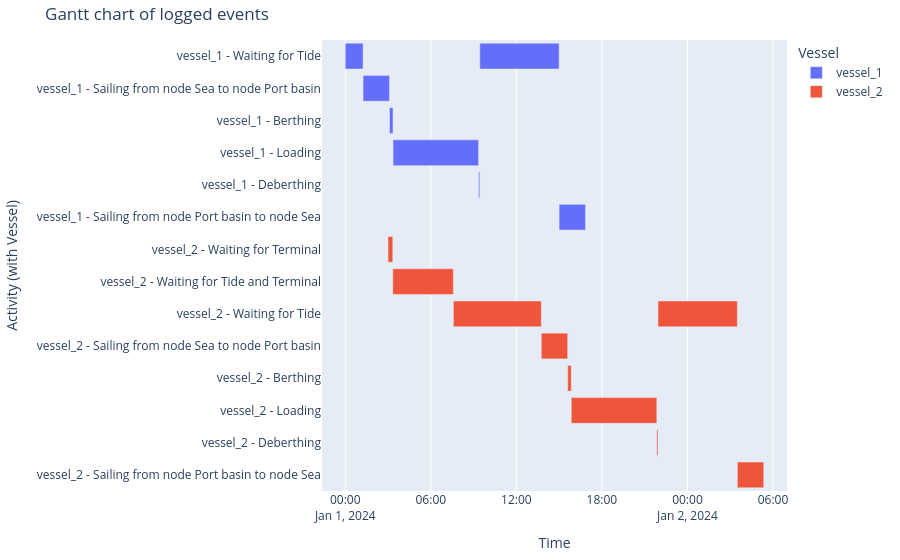

Source (notebook cell):
### Markdown cell above
##### Vessel processes
And the Gantt chart

### Code cell
df_eventtable = logbook2eventtable([vessel_1, vessel_2])
generate_vessel_gantt_chart(df_eventtable)

### Figure 1 — Plotly figure (JSON) as saved in the notebook; plotly's stock layout.template omitted (floating-point values rounded to 4 significant figures)
{"data": [{"base": ["2024-01-01T00:00:00.000000", "2024-01-01T01:15:00.000000", "2024-01-01T03:06:07.000000", "2024-01-01T03:21:07.000000", "2024-01-01T09:21:07.000000", "2024-01-01T09:26:07.000000", "2024-01-01T15:00:00.000000"], "hovertemplate": "object name=vessel_1<br>start time=%{base}<br>stop time=%{x}<br>activity label=%{y}<extra></extra>", "legendgroup": "vessel_1", "marker": {"color": "#636efa", "pattern": {"shape": ""}}, "name": "vessel_1", "orientation": "h", "showlegend": true, "textposition": "auto", "type": "bar", "x": [4500000, 6667000, 900000, 21600000, 300000, 20033000, 6667000], "xaxis": "x", "y": ["vessel_1 - Waiting for Tide", "vessel_1 - Sailing from node Sea to node Port basin", "vessel_1 - Berthing", "vessel_1 - Loading", "vessel_1 - Deberthing", "vessel_1 - Waiting for Tide", "vessel_1 - Sailing from node Port basin to node Sea"], "yaxis": "y"}, {"base": ["2024-01-01T03:00:00.000000", "2024-01-01T03:20:00.000000", "2024-01-01T07:35:00.000000", "2024-01-01T13:45:00.000000", "2024-01-01T15:36:07.000000", "2024-01-01T15:51:07.000000", "2024-01-01T21:51:07.000000", "2024-01-01T21:56:07.000000", "2024-01-02T03:30:00.000000"], "hovertemplate": "object name=vessel_2<br>start time=%{base}<br>stop time=%{x}<br>activity label=%{y}<extra></extra>", "legendgroup": "vessel_2", "marker": {"color": "#EF553B", "pattern": {"shape": ""}}, "name": "vessel_2", "orientation": "h", "showlegend": true, "textposition": "auto", "type": "bar", "x": [1200000, 15300000, 22200000, 6667000, 900000, 21600000, 300000, 20033000, 6667000], "xaxis": "x", "y": ["vessel_2 - Waiting for Terminal", "vessel_2 - Waiting for Tide and Terminal", "vessel_2 - Waiting for Tide", "vessel_2 - Sailing from node Sea to node Port basin", "vessel_2 - Berthing", "vessel_2 - Loading", "vessel_2 - Deberthing", "vessel_2 - Waiting for Tide", "vessel_2 - Sailing from node Port basin to node Sea"], "yaxis": "y"}], "layout": {"barmode": "overlay", "legend": {"title": {"text": "Vessel"}, "tracegroupgap": 0}, "margin": {"b": 20, "l": 20, "r": 20, "t": 40}, "title": {"text": "Gantt chart of logged events"}, "xaxis": {"anchor": "y", "domain": [0, 1], "title": {"text": "Time"}, "type": "date"}, "yaxis": {"anchor": "x", "autorange": "reversed", "domain": [0, 1], "title": {"text": "Activity (with Vessel)"}}}}
